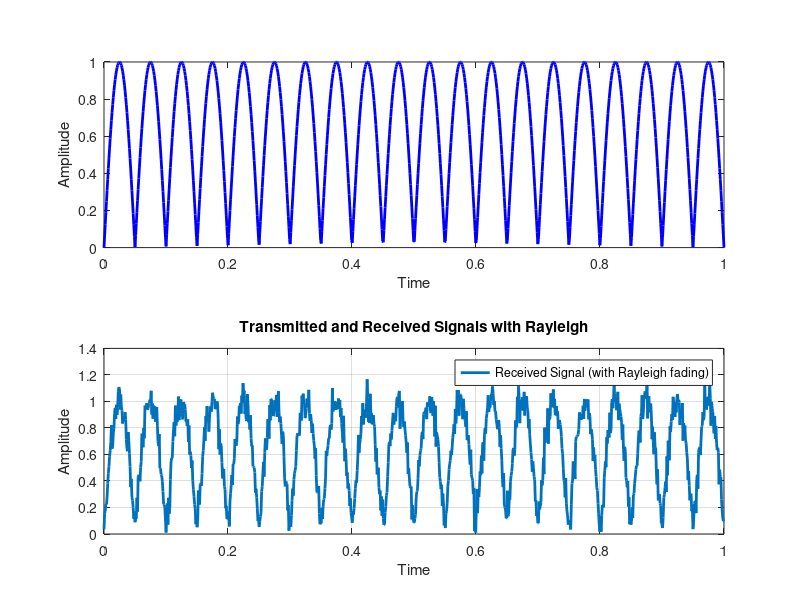

Recreate this plot in MATLAB.
clear;
clc;

num_samples = 1000;
snr_dB = 20;
t = linspace(0, 1, num_samples);

transmitted_signal = sin(2 * pi * 10 * t);

% Generate a Rayleigh fading channel (complex Gaussian noise)
received_signal = transmitted_signal + sqrt(0.5 / 10^(snr_dB / 10)) * (randn(1, num_samples) + 1i * randn(1, num_samples));

subplot(2,1,1);
plot(t, abs(transmitted_signal), 'b-', 'LineWidth', 2, 'DisplayName', 'Transmitted Signal');
xlabel('Time');
ylabel('Amplitude');
hold on;

subplot(2,1,2);
plot(t, abs(received_signal), 'LineWidth', 2, 'DisplayName', 'Received Signal (with Rayleigh fading)');
xlabel('Time');
ylabel('Amplitude');
legend('Location', 'best');
grid on;
title('Transmitted and Received Signals with Rayleigh')
